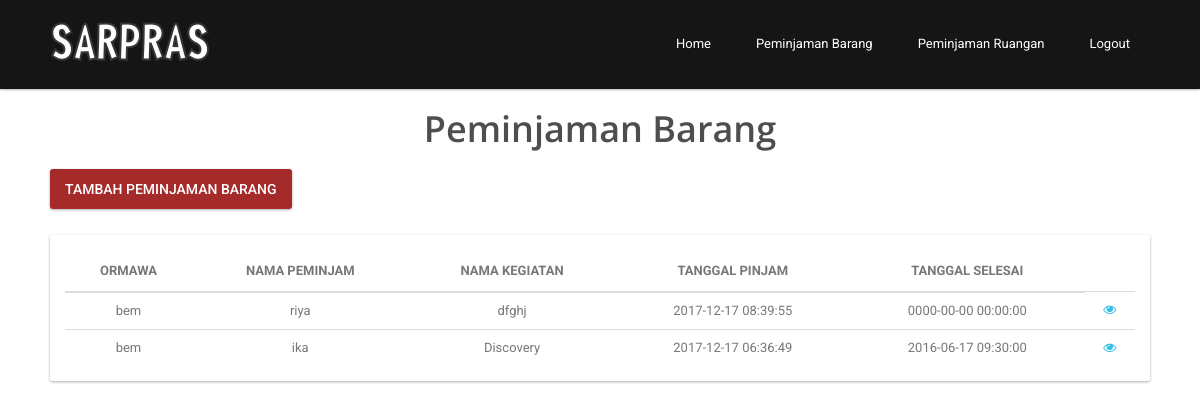
Screenshot of /peminjamanBarangUser (signed in) with the database file from the repository.
### tables this page shows
CREATE TABLE `tb_peminjaman_barang` (
  `id` int(10) UNSIGNED NOT NULL,
  `id_user` varchar(50) NOT NULL,
  `nama_peminjam` varchar(50) NOT NULL,
  `nama_kegiatan` varchar(255) NOT NULL,
  `barang_id` int(10) UNSIGNED NOT NULL,
  `jumlah_pinjam` int(11) NOT NULL,
  `tgl_pinjam` timestamp NOT NULL DEFAULT CURRENT_TIMESTAMP ON UPDATE CURRENT_TIMESTAMP,
  `tgl_selesai` timestamp NOT NULL DEFAULT '0000-00-00 00:00:00',
  `status_pinjam` tinyint(1) NOT NULL DEFAULT '0',
  `created_at` timestamp NULL DEFAULT NULL,
  `updated_at` timestamp NULL DEFAULT NULL
);

CREATE TABLE `tb_user` (
  `id_user` varchar(20) NOT NULL,
  `nama` varchar(50) NOT NULL,
  `email` varchar(50) NOT NULL,
  `alamat` text NOT NULL,
  `password` varchar(25) NOT NULL,
  `id_akses` int(1) NOT NULL
);

### app/controller/peminjamanBarangUser.php (called while the page is built, shortened)
<?php
class peminjamanBarangUser extends controller
{
    function __construct()
    {
        $this->model = $this->model->load('peminjamanBarang');
    }
    function index()
    {
        $this->view->data = $this->model->getDataUser();
        $this->view->display('peminjamanBarangUser','user');
    }
}

### index.php (called while the page is built, shortened)
<?php
require 'config/database.php';
require 'libs/controller.php';
require 'libs/model.php';
require 'libs/database.php';
require 'libs/session.php';
$app = new routing();

### libs/database.php (called while the page is built, shortened)
<?php
class database extends PDO {
    public function selectAll($query, $fetchMode = PDO::FETCH_ASSOC) {
        try {
            $stmt = $this->prepare($query);
            $stmt->execute();
            return $stmt->fetchAll($fetchMode);
        } catch (PDOException $e) {
            echo $e->getMessage();
        }
    }
}

### app/model/m_peminjamanBarang.php (called while the page is built, shortened)
<?php
class m_peminjamanBarang extends model {
    function getDataUser()
    {
        $nama = explode(' ', session::get('bg-username'));
        return $this->db->selectAll("SELECT * FROM tb_peminjaman_barang pb join tb_barang b ON barang_id = b.id
        JOIN tb_user u on u.id_user = pb.id_user  WHERE pb.id_user = '$nama[0]' GROUP BY nama_kegiatan");
    }
  }

### libs/controller.php (called while the page is built, shortened)
<?php
class controller {
    function __construct() {
        $this->model = new model();
    }
}

### libs/model.php (called while the page is built, shortened)
<?php
class model {
    function __construct() {
        $this->db = new database();
    }
    function load($model) {
        $path = 'app/model/m_' . $model . '.php';
        if (file_exists($path)) {
            return new $modelName();
        } else {
            echo 'Kesalahan: m_' . $model . '.php tidak ditemukan';
        }
    }
}

### libs/session.php (called while the page is built, shortened)
<?php
class session {
    public static function get($key) {
        if (isset($_SESSION[$key])) {
            return $_SESSION[$key];
        }
    }
}

### app/view/user/v_peminjamanBarangUser.php (the view, shortened to what this page needs)
<?php require_once(__DIR__.'/../part/header.php');?>
<div id="page-login" class="page-logreg">
    <div id="main">
        <div class="container clearfix">
            <br>
            <br>
            <br>
            <div class="center wow fadeInDown">
                <h2>Peminjaman Barang</h2>
            </div>
            <div class="toolbar clearfix section">
                <a class="btn btn-raised left" href="<?php echo URL; ?>/peminjamanBarangUser/tambah" >Tambah Peminjaman Barang</a>
            </div>
            <br>
            <br>
            <div class="card clearfix section">
                <div class="card-body">
                    <div class="desktop">
                        <table>
                            <thead>
                            <tr>
                                <th>Ormawa</th>
                                <th>Nama Peminjam</th>
                                <th>Nama Kegiatan</th>
                                <th>Tanggal Pinjam</th>
                                <th>Tanggal Selesai</th>
                            </tr>
                            </thead>
                            <tbody>
                            <?php foreach ($this->data as $key => $value){?>
                                <tr>
                                    <td><?php echo $value['id_user'] ?></td>
                                    <td><?php echo $value['nama_peminjam'] ?></td>
                                    <td><?php echo $value['nama_kegiatan'] ?></td>
                                    <td><?php echo $value['tgl_pinjam'] ?></td>
                                    <td><?php echo $value['tgl_selesai'] ?></td>
                                    <td><a href="peminjamanBarangUser/detail/<?php echo $value['nama_kegiatan'] ?>"><i class="fa fa-eye"></i></a>
                                    </td>
                                </tr>
                            <?php } ?>
                            </tbody>
                        </table>
                    </div>
                </div>
            </div>
        </div>
    </div>

### public/css/main.css (style rules this page uses)
h1, h2, h3, h4, h5, h6 { font-weight: 600; font-family: 'Open Sans', sans-serif; color:#4e4e4e; }
h2 { font-size: 20px; }
a { color: #c52d2f; -webkit-transition: color 300ms, background-color 300ms; -moz-transition: color 300ms, background-color 300ms; -o-transition: color 300ms, background-color 300ms; transition: color 300ms, background-color 300ms; }
.center h2 { font-size: 36px; margin-top: 0; margin-bottom: 20px; }
.center { text-align: center; }

### public/css/style.css (style rules this page uses)
a, a:hover { color: #36BEEA }
.container { width: 1100px; padding: 0px }
.btn { background: brown; min-width: 100px; max-height: 40px; font-weight: 500; display: inline-block; padding: 0px 15px; border: none; border-radius: 3px; text-transform: uppercase; cursor: pointer; color: #fff; font-family: 'Roboto', sans-serif; line-height: 40px; -webkit-box-sizing: border-box; -moz-box-sizing: border-box; box-sizing: border-box }
.btn-raised { -webkit-box-shadow: 0 1px 3px 0 rgba(0, 0, 0, 0.33); box-shadow: 0 1px 3px 0 rgba(0, 0, 0, 0.33); -webkit-transition: -webkit-box-shadow 0.15s ease-out; -moz-transition: -moz-box-shadow 0.15s ease-out; -o-transition: -o-box-shadow 0.15s ease-out; transition: box-shadow 0.15s ease-out }
.card { position: relative; background-color: #fff; color: #313534; border-radius: 2px; -webkit-box-shadow: 0 1px 3px 0 rgba(0, 0, 0, 0.33); box-shadow: 0 1px 3px 0 rgba(0, 0, 0, 0.33) }
.card-body { padding: 15px; position: relative }
table { width: 100%; color: #777 }
table th { vertical-align: middle; text-transform: uppercase; padding: 8px; text-align: center; line-height: 25px; border-bottom: 2px solid #ddd }
table tbody td { padding: 8px; border-top: 1px solid #ddd; vertical-align: top; line-height: 20px; text-align: center; vertical-align: middle; }
#main { margin: 70px 0px 0px }

### rows the page displays
tb_peminjaman_barang: id_user.id_user "bem", nama_peminjam "riya", nama_kegiatan "dfghj", tgl_pinjam "2017-12-17 08:39:55", tgl_selesai "0000-00-00 00:00:00"
tb_peminjaman_barang: id_user.id_user "bem", nama_peminjam "ika", nama_kegiatan "Discovery", tgl_pinjam "2017-12-17 06:36:49", tgl_selesai "2016-06-17 09:30:00"
